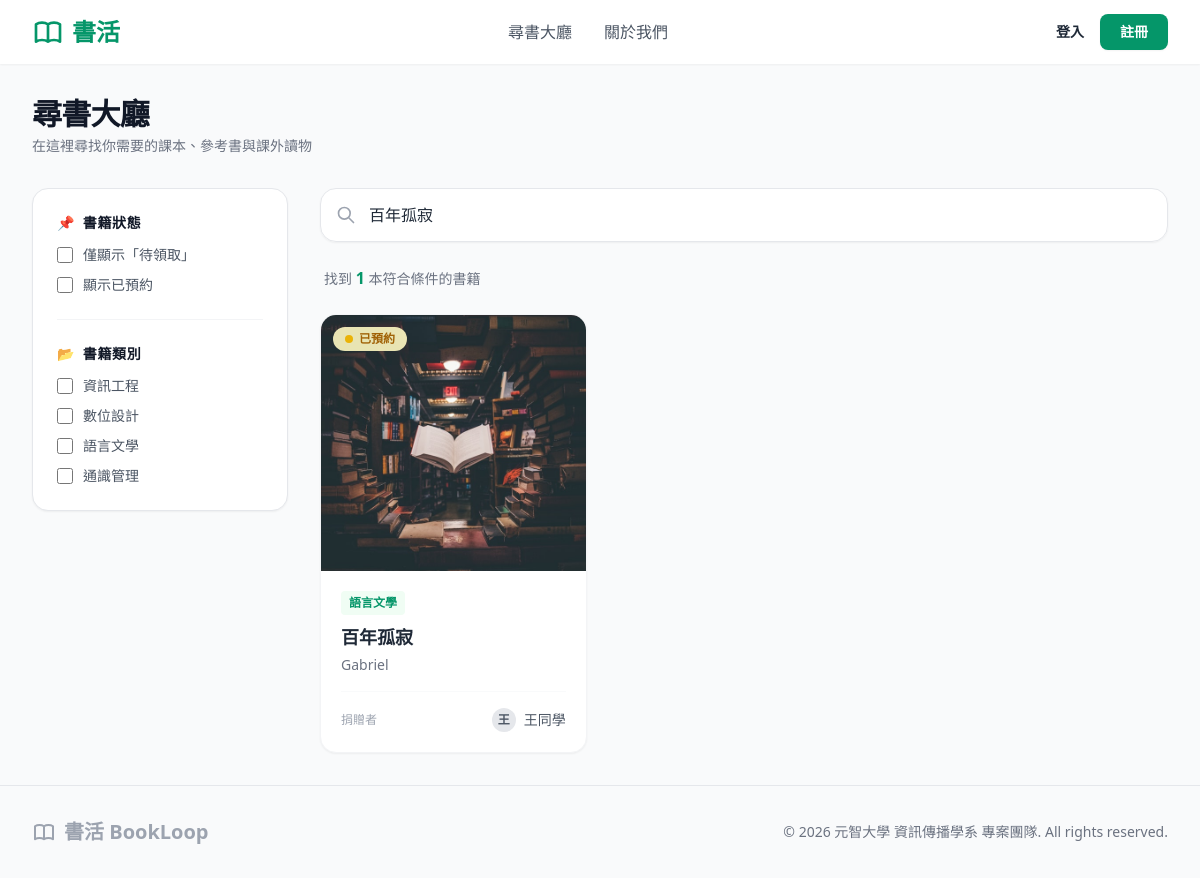
/search.php?keyword=百年孤寂, run on an earlier commit of the app's database.
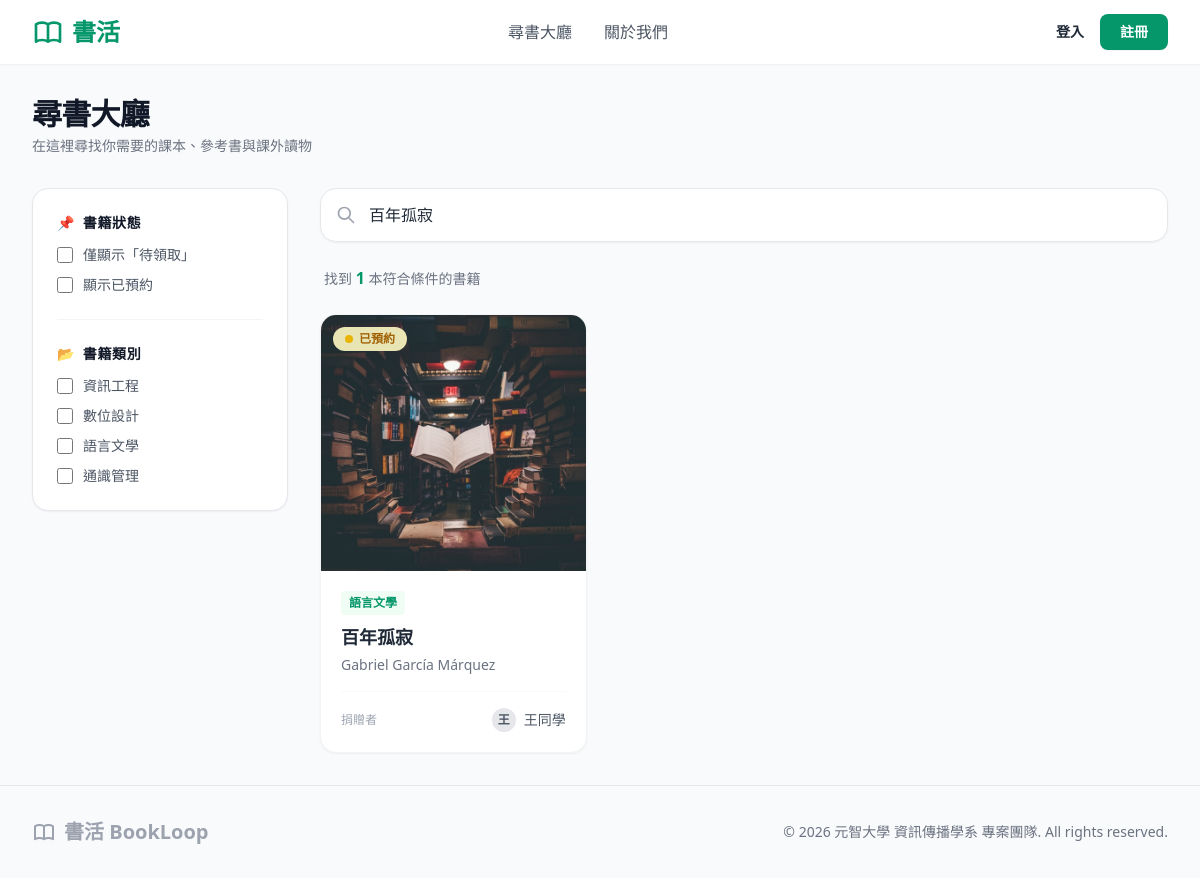
And on a later commit of the database.
### tables this page shows
CREATE TABLE `Book` (
    `bbook_id` INT AUTO_INCREMENT NOT NULL,
    `bisbn` VARCHAR(20) DEFAULT NULL COMMENT '國際標準書號',
    `btitle` VARCHAR(100) NOT NULL COMMENT '書名',
    `bauthor` VARCHAR(100) DEFAULT NULL COMMENT '作者',
	`bimage_url` VARCHAR(255) DEFAULT 'assets/images/default.png' COMMENT '封面圖片路徑',
    `bstatus` VARCHAR(50) DEFAULT 'available' COMMENT '狀態 (available, reserved, donated)',
    `bdonor_id` INT NOT NULL COMMENT '捐贈者用戶 ID',
    `bcategory_id` INT NOT NULL COMMENT '書籍分類 ID',
    `bcreated_at` TIMESTAMP DEFAULT CURRENT_TIMESTAMP COMMENT '發佈時間',
    PRIMARY KEY (`bbook_id`),
    FOREIGN KEY (`bdonor_id`) REFERENCES `User` (`user_id`) ON DELETE CASCADE,
    FOREIGN KEY (`bcategory_id`) REFERENCES `Category` (`ccategory_id`) ON DELETE CASCADE
);

CREATE TABLE `Category` (
    `ccategory_id` INT AUTO_INCREMENT NOT NULL,
    `ccategory_name` VARCHAR(50) NOT NULL COMMENT '分類名稱（如：資工、設計、文學）',
    PRIMARY KEY (`ccategory_id`)
);

CREATE TABLE `User` (
  `user_id` int(11) NOT NULL AUTO_INCREMENT COMMENT '用戶唯一識別碼',
  `ustudent_id` varchar(50) NOT NULL COMMENT '學號',
  `uname` varchar(50) NOT NULL COMMENT '姓名/暱稱',
  `uemail` varchar(100) NOT NULL COMMENT '學校信箱',
  `upassword` varchar(255) NOT NULL COMMENT 'BCRYPT加密密碼',
  `ulocation` varchar(100) NOT NULL COMMENT '常駐面交地點',
  `urole` varchar(20) NOT NULL DEFAULT 'user' COMMENT '系統權限: admin / user',
  `status` varchar(20) NOT NULL DEFAULT 'active' COMMENT '帳號狀態: active / banned',
  PRIMARY KEY (`user_id`),
  UNIQUE KEY `uemail_unique` (`uemail`),
  UNIQUE KEY `ustudent_id_unique` (`ustudent_id`)
);

### search.php (the view, shortened to what the changed rows need)
<?php
require_once 'config/database.php';
if (empty($_GET)) {
    $statuses = ['available'];
    $selected_categories = [];
    $keyword = '';
} else {
    $keyword = trim($_GET['keyword'] ?? '');
}
$where_clauses = [];
$params = [];
if ($keyword !== '') {
    $where_clauses[] = "(b.btitle LIKE ? OR b.bauthor LIKE ? OR b.bisbn LIKE ?)";
    $params[] = "%$keyword%";
    $params[] = "%$keyword%";
    $params[] = "%$keyword%";
}
try {
    $query = "SELECT b.*, c.ccategory_name, u.uname AS donor_name
              FROM Book b
              LEFT JOIN Category c ON b.bcategory_id = c.ccategory_id
              LEFT JOIN User u ON b.bdonor_id = u.user_id";
    if (!empty($where_clauses)) {
        $query .= " WHERE " . implode(" AND ", $where_clauses);
    }
    $query .= " ORDER BY b.bbook_id DESC";
    $stmt = $conn->prepare($query);
    $stmt->execute($params);
    $real_search_results = $stmt->fetchAll(PDO::FETCH_ASSOC);
} catch (PDOException $e) {
    die("尋書大廳數據撈取失敗：" . $e->getMessage());
}
?>
<!DOCTYPE html>
<html lang="zh-TW">
<?php include 'components/head.php'; ?>
<body class="bg-gray-50 text-gray-800 flex flex-col min-h-screen font-sans">
    <main class="flex-grow max-w-7xl w-full mx-auto px-4 sm:px-6 lg:px-8 py-8">
        <div class="mb-8">
            <h1 class="text-3xl font-black text-gray-900 tracking-tight">尋書大廳</h1>
        </div>
        <form action="search.php" method="GET" class="flex flex-col md:flex-row gap-8">
            <section class="flex-grow space-y-6">
                <div id="book-grid" class="grid grid-cols-1 sm:grid-cols-2 lg:grid-cols-3 gap-6">
                    <?php
                    if (count($real_search_results) > 0) {
                        foreach ($real_search_results as $book) {
                            include 'components/book_card.php';
                        }
                    } else {
                        echo '<div class="col-span-3 text-center py-16 bg-white rounded-2xl border border-gray-150 shadow-sm flex flex-col items-center justify-center">
                                <span class="text-4xl mb-3">📭</span>
                                <p class="text-gray-500 font-bold">找不到符合條件的書籍</p>
                                <p class="text-gray-400 text-sm mt-1">請嘗試清除部分篩選條件，或輸入其他關鍵字。</p>
                              </div>';
                    }
                    ?>
                </div>
            </section>
        </form>
    </main>
</body>
</html>

### components/book_card.php (shortened to what the changed rows need)
<?php
$status_bg = 'bg-green-100 text-green-700';
$status_dot = 'bg-green-500';
$status_text = '待領取';
if ($book['bstatus'] === 'reserved') {
    $status_bg = 'bg-yellow-100 text-yellow-700';
    $status_dot = 'bg-yellow-500';
    $status_text = '已預約';
} elseif ($book['bstatus'] === 'donated') {
    $status_bg = 'bg-gray-100 text-gray-700';
    $status_dot = 'bg-gray-500';
    $status_text = '已捐出';
}
?>
<div class="bg-white rounded-2xl shadow-sm border border-gray-100 overflow-hidden hover:shadow-md transition-shadow duration-300 flex flex-col h-full">
    <a href="book_detail.php?id=<?php echo $book['bbook_id']; ?>" class="relative h-64 overflow-hidden bg-gray-50 block group">
        <div class="absolute top-3 left-3 px-3 py-1 rounded-full text-xs font-bold flex items-center gap-1.5 <?php echo $status_bg; ?> z-10 backdrop-blur-sm bg-opacity-90">
            <span class="w-2 h-2 rounded-full <?php echo $status_dot; ?>"></span>
            <?php echo $status_text; ?>
        </div>
        <img src="<?php echo htmlspecialchars($book['bimage_url']); ?>" alt="<?php echo htmlspecialchars($book['btitle']); ?>" class="w-full h-full object-cover group-hover:scale-105 transition-transform duration-500">
    </a>
    <div class="p-5 flex flex-col flex-grow">
        <div class="text-xs font-bold text-brand bg-green-50 inline-block px-2 py-1 rounded mb-2 w-max">
            <?php echo htmlspecialchars($book['ccategory_name']); ?>
        </div>
        <h3 class="text-lg font-bold text-gray-800 mb-1 line-clamp-1" title="<?php echo htmlspecialchars($book['btitle']); ?>">
            <a href="book_detail.php?id=<?php echo $book['bbook_id']; ?>" class="hover:text-brand transition">
                <?php echo htmlspecialchars($book['btitle']); ?>
            </a>
        </h3>
        <p class="text-sm text-gray-500 mb-4 line-clamp-1"><?php echo htmlspecialchars($book['bauthor']); ?></p>
        <div class="mt-auto pt-4 border-t border-gray-50 flex justify-between items-center">
            <span class="text-xs text-gray-400">捐贈者</span>
            <div class="flex items-center gap-2">
                <div class="w-6 h-6 rounded-full bg-gray-200 flex items-center justify-center text-xs text-gray-600 font-bold">
                    <?php echo mb_substr($book['donor_name'], 0, 1, 'UTF-8'); ?>
                </div>
                <span class="text-sm text-gray-600 font-medium"><?php echo htmlspecialchars($book['donor_name']); ?></span>
            </div>
        </div>
    </div>
</div>

What changed in the data, as far as the page shows it:
changed book "百年孤寂": bauthor "Gabriel" → "Gabriel García Márquez"
